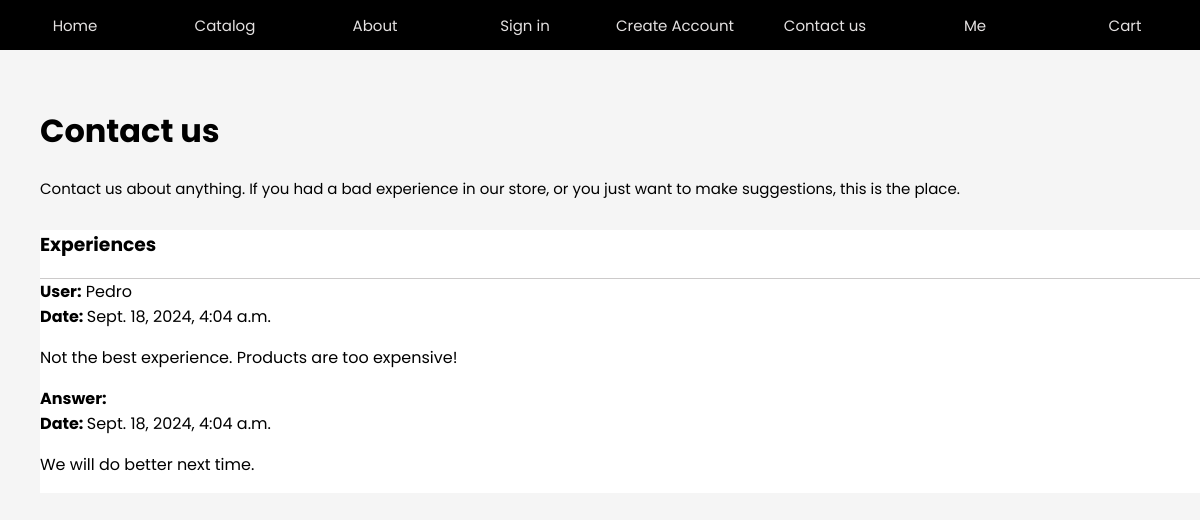
The page /contact-us/ on the database its author committed.
### client/models.py (models this page shows)
class Comments(models.Model):
    product = models.ForeignKey(Product, on_delete=models.CASCADE, blank=True, null=True)
    user = models.ForeignKey(User, on_delete=models.CASCADE)
    user_comment = models.TextField()
    answer = models.TextField(blank=True, null=True)
    date_added = models.DateTimeField(auto_now_add=True)

### client/views.py (the view)
# urls.py: path('contact-us/', views.contact_us, name="contact_us"),
def contact_us(request):
    comments = Comments.objects.filter(product__isnull=True)
    return render(request, 'client/contact_us.html', {'user':request.user, 'comments':comments})

### templates/client/contact_us.html (shortened to what this page needs)
{% extends 'base.html' %}
{% load static %}
{% block stylesheets %}
    <link rel="stylesheet" href="{% static 'client/contact_us.css' %}">
{% endblock %}
{% block content %}
<div id="wrapper">
    <div id="header">
        <h1>Contact us</h1>
        <div id="about-contact-us">
            <p>
                Contact us about anything. If you had a bad experience in our store,
                or you just want to make suggestions, this is the place.
            </p>
        </div>
    </div>
    <div class="comments-outer">
        <h3>Experiences</h3>
        <div class="comments-inner">
            {% for comment in comments %}
                <div class="comment-info">
                    <div class="comment-header">
                        <div>
                            <span><strong>User:</strong> {{ comment.user.username }}</span>
                        </div>
                        <div>
                            <span><strong>Date: </strong>{{ comment.date_added }}</span>
                        </div>
                    </div>
                    <div class="comment-text">
                        <p>{{ comment.user_comment }}</p>
                    </div>
                    {% if comment.answer %}
                    <div>
                        <div class="comment-header">
                            <div>
                                <span><strong>Answer:</strong></span>
                            </div>
                            <div>
                                <span><strong>Date: </strong>{{ comment.date_added }}</span>
                            </div>
                        </div>
                        <div class="comment-text">
                            <p>{{ comment.answer }}</p>
                        </div>
                    </div>
                    {% endif %}
                </div>
            {% endfor %}
        </div>
    </div>
</div>
{% endblock %}

### client/static/client/nav.css (style rules this page uses)
* { font-family: "Poppins", Arial, Helvetica, sans-serif; }
body { display: flex; flex-direction: column; margin: 0px 0px 80px 0px; background-color: whitesmoke; }
::placeholder { text-align: left; }

### client/static/client/contact_us.css (style rules this page uses)
#wrapper { margin-left: 40px; }
#about-contact-us { margin-bottom: 30px; font-size: 15px; }
.comments-outer { background-color: white; margin-bottom: 30px; }
.comments-inner { display: flex; flex-direction: column; }
.comment-info { border: solid #cccaca; border-width: 1px 0px 0px 0px; }

### rows shown on the page
Comments: user.username "Pedro", date_added "Sept. 18, 2024, 4:04 a.m.", user_comment "Not the best experience. Products are too expensive!", answer "We will do better next time."
